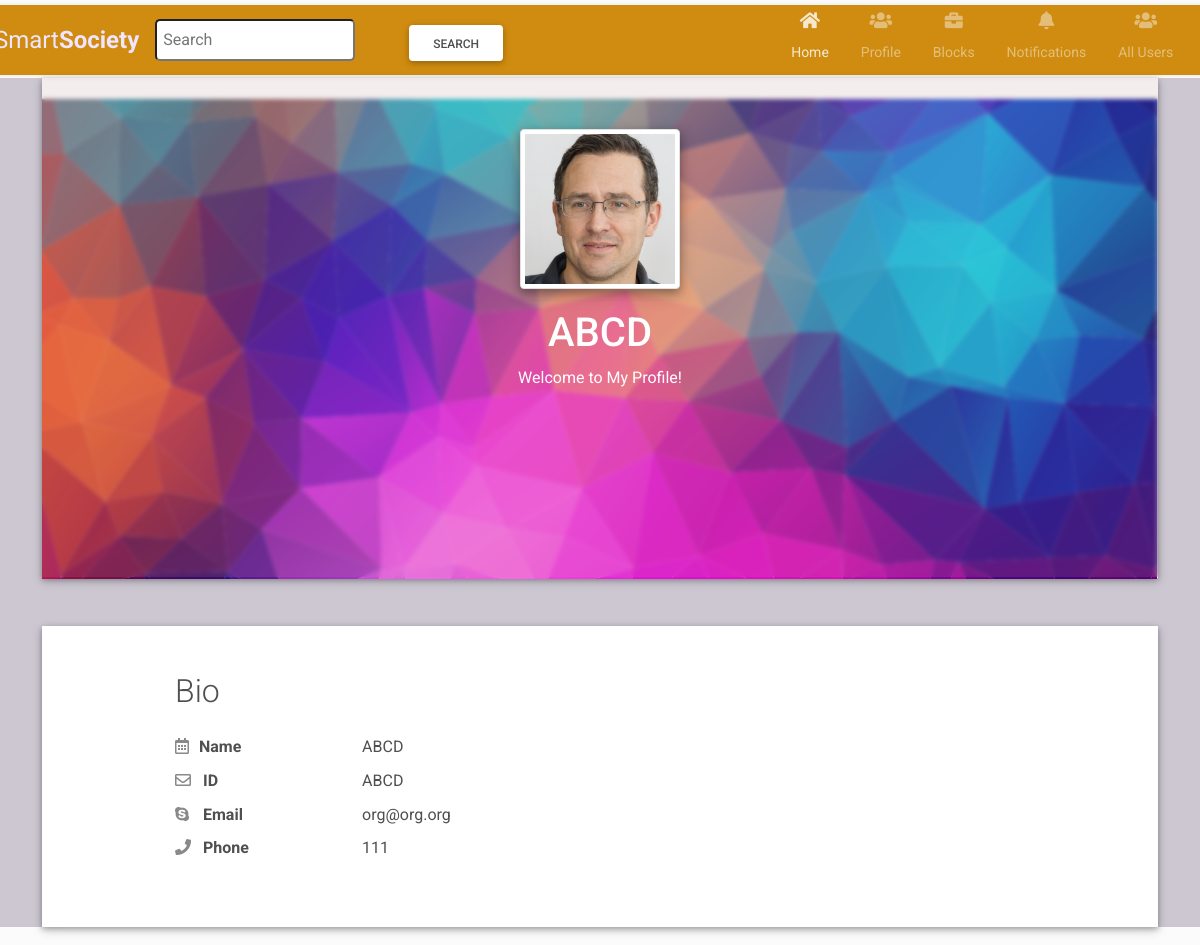
The page /profile.php (signed in) on the database its author committed.
### tables this page shows
CREATE TABLE `organizations` (
  `o_id` int(11) NOT NULL,
  `name` varchar(50) DEFAULT NULL,
  `email` varchar(50) DEFAULT NULL,
  `phone` varchar(50) NOT NULL,
  `street` varchar(50) DEFAULT NULL,
  `house` varchar(50) DEFAULT NULL,
  `b_id` int(11) DEFAULT NULL,
  `password` varchar(50) NOT NULL
);

### profile.php (the view, shortened to what this page needs)
<?php
include('db_connect.php');
if (isset($_SESSION['username'])) {
  $username = mysqli_real_escape_string($conn, $_SESSION['username']);
  $type = mysqli_real_escape_string($conn, $_SESSION['type']);
  if ($type=="user") {
    $sql = "SELECT * FROM users WHERE name='$username'";
    $result = mysqli_query($conn, $sql);
    $user = mysqli_fetch_assoc($result);
    $sqlhospital = "SELECT * FROM users INNER JOIN services ON users.u_id=services.s_id WHERE users.u_id='$user[u_id]' AND services.type='Hospital'";
    $result = mysqli_query($conn, $sqlhospital);
    $userhospital = mysqli_fetch_all($result, MYSQLI_ASSOC);
    $sqlpolicestations = "SELECT * FROM users INNER JOIN services ON users.u_id=services.s_id WHERE users.u_id='$user[u_id]' AND services.type='Police Station'";
    $result = mysqli_query($conn, $sqlpolicestations);
    $userpolicestations = mysqli_fetch_all($result, MYSQLI_ASSOC);
    $sqlfirestations = "SELECT * FROM users INNER JOIN services ON users.u_id=services.s_id WHERE users.u_id='$user[u_id]' AND services.type='Fire Station'";
    $result = mysqli_query($conn, $sqlfirestations);
    $userfirestations = mysqli_fetch_all($result, MYSQLI_ASSOC);
    if (isset($_POST['submitpicture'])) {
      $image_link = $_FILES['file']['name'];
      $targetpicture = "profile_pictures/" . basename($_FILES['file']['name']);
      if (move_uploaded_file($_FILES['file']['tmp_name'], $targetpicture)) {
        $msg = "Uploaded successfully";
      } else {
        $msg = "Error in uploading";
      }
      $sqlpicture = "UPDATE student
                      SET image_id='$image_link'
                      WHERE s_id='$username'";
      $resultpicture = mysqli_query($conn, $sqlpicture);
    }
  } else {
    $sql = "SELECT * FROM organizations WHERE name='$username'";
    $result = mysqli_query($conn, $sql);
    $user = mysqli_fetch_assoc($result);
  }
} else {
  header("HTTP/1.0 404 Not Found");
  echo "<h1>404 Not Found</h1>";
  echo "The page that you have requested could not be found.";
  exit();
}
?>
<!DOCTYPE html>
<html lang="en-US">
<head>
    <link href="css/font-awesome/css/all.min.css?ver=1.2.1" rel="stylesheet">
    <link href="css/mdb.min.css?ver=1.2.1" rel="stylesheet">
    <link href="css/aos.css?ver=1.2.1" rel="stylesheet">
    <link href="css/main.css?ver=1.2.1" rel="stylesheet">
    <link href="css/main.css" rel="stylesheet">
    <link href="nav.css" rel="stylesheet">
    <link rel="stylesheet" href="css/fontawesome/css/fontawesome.min.css">
</head>
<body class="bg-light" id="top">
    <header class="d-print-none">
        <div class="container text-center text-lg-left">
            <div class="site-nav">
                <nav class="navbar navbar-expand-xl navbar-dark bg-dark" style="left:90px ;">
                    <a href="#" class="navbar-brand"><i class="fa fa-cube"></i>Smart<b>Society</b></a>
                    <div id="navbarCollapse" class="collapse navbar-collapse justify-content-start">
                        <form method="POST">
                            <div class="search">
                                <input type="text" name="searchtext" id="search" placeholder="Search"
                                    style="position:relative;  width: 200px; left:-50px; padding:6px; border-radius:5px;">
                                <button name="submitsearch" class="btn"
                                    style="position:left;  left: 280px; background-color:#FFF; ">Search</button>
                            </div>
                        </form>
                        <div class="navbar-nav ml-auto" style="position:relative; left:280px">
                            <?php
              if ($type=="user") {
              ?>
                            <a href="studenthome.php" class="nav-item nav-link active"><i
                                    class="fa fa-home"></i><span>Home</span></a>
                            <?php
              } else {
              ?>
                            <a href="teacherhome.php" class="nav-item nav-link active"><i
                                    class="fa fa-home"></i><span>Home</span></a>
                            <?php
              }
              ?>
                            <a href="profile.php" class="nav-item nav-link"><i
                                    class="fa fa-users"></i><span>Profile</span></a>
                            <a href="view_all_events.php" class="nav-item nav-link"><i
                                    class="fa fa-briefcase"></i><span>Blocks</span></a>
                            <a href="notification.php" class="nav-item nav-link"><i
                                    class="fa fa-bell"></i><span>Notifications</span></a>
                            <a href="allusers.html" class="nav-item nav-link"><i class="fa fa-users"></i><span>All
                                    Users</span></a>
                            <a href="logout.php" class="nav-item nav-link"><span>Log Out</span></a>
                        </div>
                </nav>
            </div>
        </div>
    </header>
    <div class="page-content" style="position: relative;top: 30px; background-color:#ccc7d1">
        <div class="container">
            <div class="resume-container">
                <div class="shadow-1-strong bg-white my-5" id="intro">
                    <div class="b-info text-white">
                        <div class="cover b-image" style="position: relative;top: -1px;"><img src="images/head3.png"
                                style="height:480px;width:1115px;">
                            <div class="mask"
                                style="background-color: rgba(187, 147, 147, 0.164);backdrop-filter: blur(2px);">
                                <div class="text-center p-5">
                                    <?php
                  if ($type=="user") {
                  ?>
                                    <div class="avatar p-1"><img class="img-thumbnail shadow-2-strong"
                                            src="images/student.jpg" width="160" height="160" /></div>
                                    <?php
                  } else {
                  ?>
                                    <div class="avatar p-1"><img class="img-thumbnail shadow-2-strong"
                                            src="images/verifier.jpg" width="160" height="160" /></div>
                                    <?php
                  }
                  ?>
                                    <div class="header-bio mt-3">
                                        <div data-aos="zoom-in" data-aos-delay="0">
                                            <h2 class="h1"><?php echo $user['name']; ?></h2>
                                            <p>Welcome to My Profile!</p>
                                        </div>
                                    </div>
                                </div>
                            </div>
                        </div>
                    </div>
                </div>
                <div class="shadow-1-strong bg-white my-5 p-5" id="about">
                    <div class="about-section">
                        <div class="row">
                            <div class="bio">
                                <div class="col-md-5 offset-lg-1">
                                    <div class="row mt-2">
                                        <h2 class="h2 fw-light mb-4">Bio</h2>
                                        <div class="col-sm-5">
                                            <div class="pb-2 fw-bolder"><i class="far fa-calendar-alt pe-2 text-muted"
                                                    style="width:24px;opacity:0.85;"></i>Name</div>
                                        </div>
                                        <div class="col-sm-7">
                                            <div class="pb-2"><?php echo $user['name']; ?></div>
                                        </div>
                                        <div class="col-sm-5">
                                            <div class="pb-2 fw-bolder"><i class="far fa-envelope pe-2 text-muted"
                                                    style="width:24px;opacity:0.85;"></i> ID</div>
                                        </div>
                                        <div class="col-sm-7">
                                            <div class="pb-2"><?php echo $username; ?></div>
                                        </div>
                                        <div class="col-sm-5">
                                            <div class="pb-2 fw-bolder"><i class="fab fa-skype pe-2 text-muted"
                                                    style="width:24px;opacity:0.85;"></i> Email</div>
                                        </div>
                                        <div class="col-sm-7">
                                            <div class="pb-2"><?php echo $user['email']; ?></div>
                                        </div>
                                        <div class="col-sm-5">
                                            <div class="pb-2 fw-bolder"><i class="fas fa-phone pe-2 text-muted"
                                                    style="width:24px;opacity:0.85;"></i> Phone</div>
                                        </div>
                                        <div class="col-sm-7">
                                            <div class="pb-2"><?php echo $user['phone']; ?></div>
                                        </div>
                                    </div>
                                </div>
                            </div>
                        </div>
                    </div>
                </div>
            </div>
</body>
</html>

### css/main.css (style rules this page uses)
html { scroll-behavior: smooth; }
html, body { overflow-x: hidden; }
.container { max-width: 1140px; }
.nav-link { padding: 0; font-size: 1rem; line-height: 2.5rem; color: inherit; opacity: 0.8; }
.nav-item + .nav-item { margin-left: 1rem; }
.cover { height: 500px; }
.cover > img { -o-object-fit: cover; object-fit: cover; width: auto; }
.bio { position: relative; top: -10px; }
@media (min-width: 48em) { .site-nav { float: right; } }

### nav.css (style rules this page uses)
.navbar { color: #fff; background: #cf8c10 !important; padding: 5px 16px; border-radius: 0; border: none; box-shadow: 0 0 4px rgba(0,0,0,.1); position: relative; left: 110px; width: 1300px; height: 70px; top: 5px; }
.navbar .navbar-brand { color: #efe5ff; padding-left: 0; padding-right: 50px; font-size: 24px; }
.navbar .nav-item i { font-size: 18px; }
.navbar .nav-item span { position: relative; top: 3px; }
.navbar .navbar-nav > a { color: #efe5ff; padding: 8px 15px; font-size: 14px; }
.navbar .navbar-nav > a > i { display: block; text-align: center; }

### rows shown on the page
organizations: name "ABCD", email "org@org.org", phone "111"

### other values the page prints
$username "ABCD"
